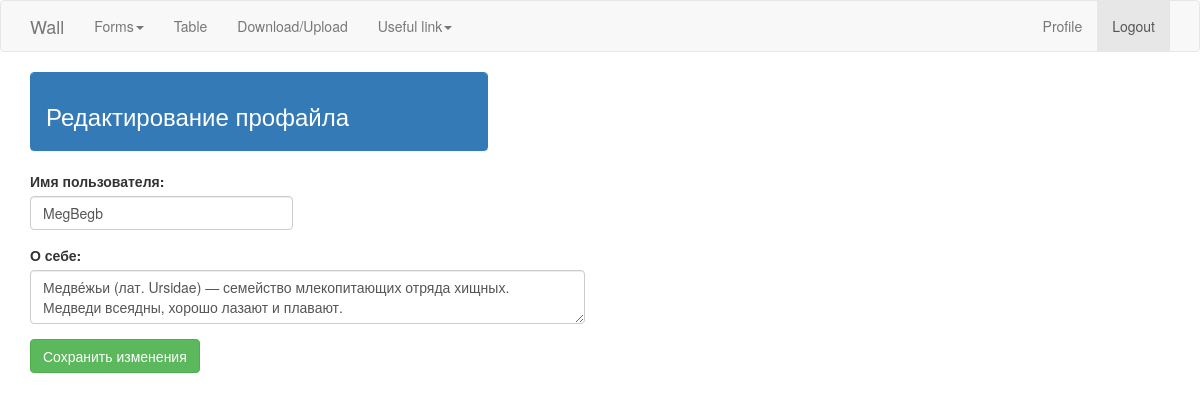
Screenshot of /edit_profile (signed in) with the database file from the repository.
### app/models.py (models this page shows, shortened)
class User(UserMixin, db.Model):
	print(colored('Описаниетаблицы User','green', attrs=['bold']))
	id = db.Column(db.Integer, primary_key=True)
	username = db.Column(db.String(64), index=True, unique=True)
	email = db.Column(db.String(120), index=True, unique=True)
	password_hash = db.Column(db.String(128))
	posts = db.relationship('Post', backref='author', lazy='dynamic')
	about_me = db.Column(db.String(140))
	last_seen = db.Column(db.DateTime, default=datetime.utcnow)

### app/routes.py (the view)
@app.route('/edit_profile', methods=['GET', 'POST'])
@login_required
def edit_profile():
    print(colored('Запускается функция edit_profile','yellow', attrs=['bold']))
    form = EditProfileForm(current_user.username)
    if form.validate_on_submit():
        current_user.username = form.username.data
        current_user.about_me = form.about_me.data
        db.session.commit()
        flash('Изменения профайла были  сохранены')
        return redirect(url_for('edit_profile'))
    elif request.method == 'GET':
        form.username.data = current_user.username
        form.about_me.data = current_user.about_me
    return render_template('edit_profile.html', title='Edit Profile', form=form)

### app/forms.py (shortened to what this page needs)
class EditProfileForm(FlaskForm):
    print(colored('Создается класс EditProfileForm','blue', attrs=['bold']))
    username = StringField('Имя пользователя:', validators=[DataRequired()])
    about_me = TextAreaField('О себе:', validators=[Length(min=0, max=140)])
    submit = SubmitField('Применить')
    def __init__(self, original_username, *args, **kwargs): #ДАнный конструктор говорит что класс EditProfileForm не только наследуется от FlaskForm
        super(EditProfileForm, self).__init__(*args, **kwargs) # он так же наследует от себя новый метод так что при вызове self.original_username
        self.original_username = original_username # будет выводится original_username которое передавалось в данный класс

### app/models.py (called while the page is built)
@login.user_loader
def load_user(id):
	print(colored('Запустилась функция load_user','green', attrs=['bold']))
	return User.query.get(int(id))

### app/routes.py (called while the page is built)
@app.before_request
def before_request():
    print(colored('Запускается функция before_request','yellow', attrs=['bold']))
    if current_user.is_authenticated:
        current_user.last_seen = datetime.utcnow()
        db.session.commit()

### app/templates/edit_profile.html (shortened to what this page needs)
{% extends "base.html" %}
{% import 'bootstrap/wtf.html' as wtf %}
{% block app_content %}
    <div class="row">
        <div class="col-md-5">
            <div class="panel panel-primary">
                <div class="panel-heading">
                    <h3 >Редактирование профайла</h3>
                 </div>
            </div>
        </div>
    </div>
    <form  method="post" role="form">
            <div class="row">
                <div class="col-md-3">
                    {{ wtf.form_field(form.username)}}
                </div>
            </div>
            <div class="row">
                <div class="col-md-6">
                    {{ wtf.form_field(form.about_me)}}
                </div>
            </div>
            <button type="submit" class="btn btn-success">Сохранить изменения</button>
</form>
{% endblock %}

### rows the page displays
User: username "MegBegb", about_me "Медве́жьи (лат. Ursidae) — семейство млекопитающих отряда хищных. Медведи всеядны, хорошо лазают и плавают."
